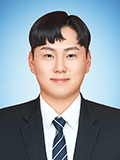
#> input picture opencv/Resources/web.jpg, 120 x 160 px
$ python FaceDetection.py
#> lines starting #> are read from the running program, lines starting #| are printed output that depends on the picture; after the words box and inside, x2 and y2 are one past the last pixel; in counts of white or black regions, pixels touching at a corner belong together
import cv2

faceCascade = cv2.CascadeClassifier("Resources/haarcascade_frontalface_default.xml")
img = cv2.imread("Resources/web.jpg")
#> img is the input picture: shape (160, 120, 3); mean B, G, R 157.8, 149.8, 138.2
imgGray = cv2.cvtColor(img, cv2.COLOR_BGR2GRAY)
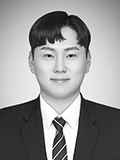
#> imgGray: shape (160, 120); min 0, max 255, mean 147.3

faces = faceCascade.detectMultiScale(imgGray,1.1,4)
#> faces = [[29, 32, 62, 62]]
for (x,y,w,h) in faces:
    cv2.rectangle(img, (x,y),(x+w,y+h), [255,0,0],2)
#> this loop made 1 pass
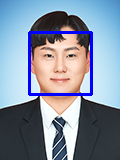
#> img: shape (160, 120, 3); 3.85% of pixels changed, all inside (x1, y1, x2, y2) = (28, 31, 93, 96)

cv2.imshow("Result",img)
cv2.waitKey(0)

$ run again, with opencv/Resources/Thumbnail.jpg copied over opencv/Resources/web.jpg
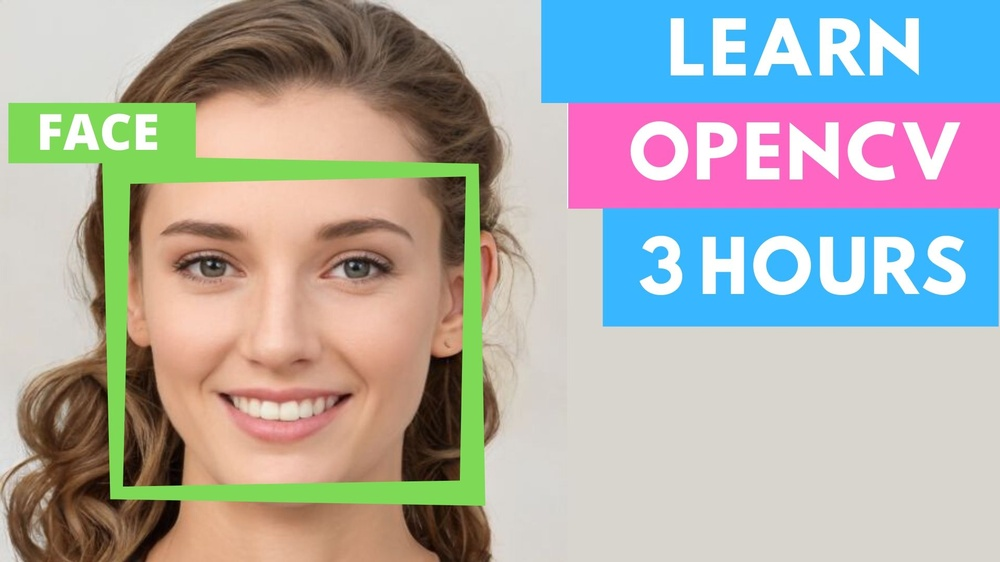
#> input picture opencv/Resources/Thumbnail.jpg, 1000 x 562 px, shrunk from 1920 x 1080 before the run
#> img is the input picture: shape (562, 1000, 3); mean B, G, R 170.6, 172.7, 174
#> `imgGray = cv2.cvtColor(img, cv2.COLOR_BGR2GRAY)`:
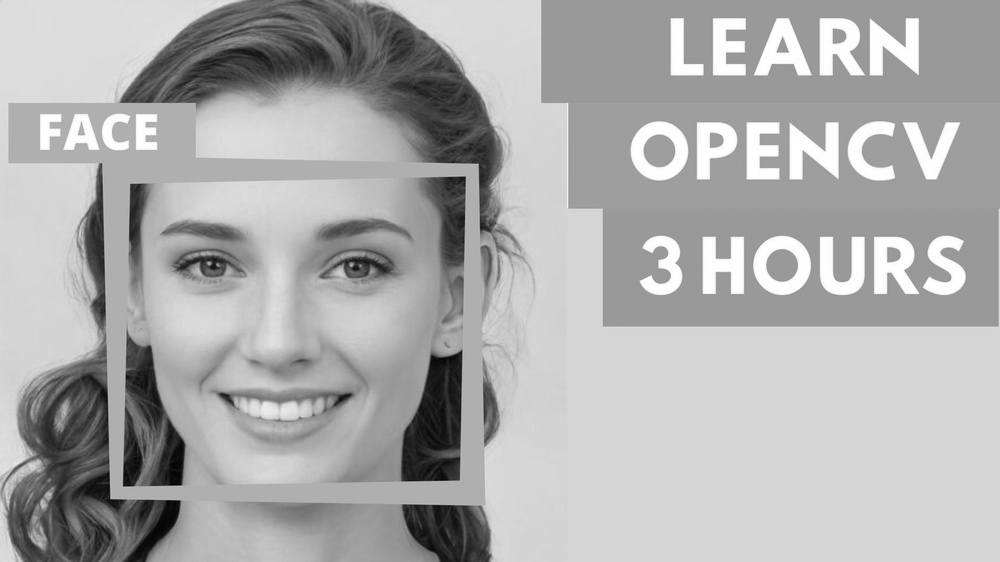
#> imgGray: shape (562, 1000); min 2, max 255, mean 172.9
#> faces = [[93, 116, 375, 375]]
#> the loop `for (x,y,w,h) in faces:` made 1 pass
#> after the loop `for (x,y,w,h) in faces:`:
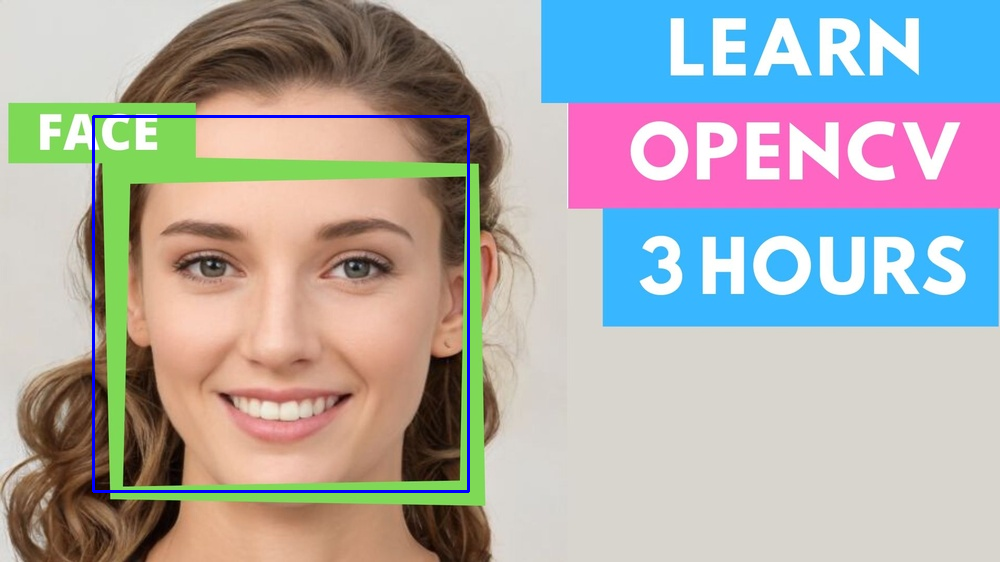
#> img: shape (562, 1000, 3); 0.8% of pixels changed, all inside (x1, y1, x2, y2) = (92, 115, 470, 493)
